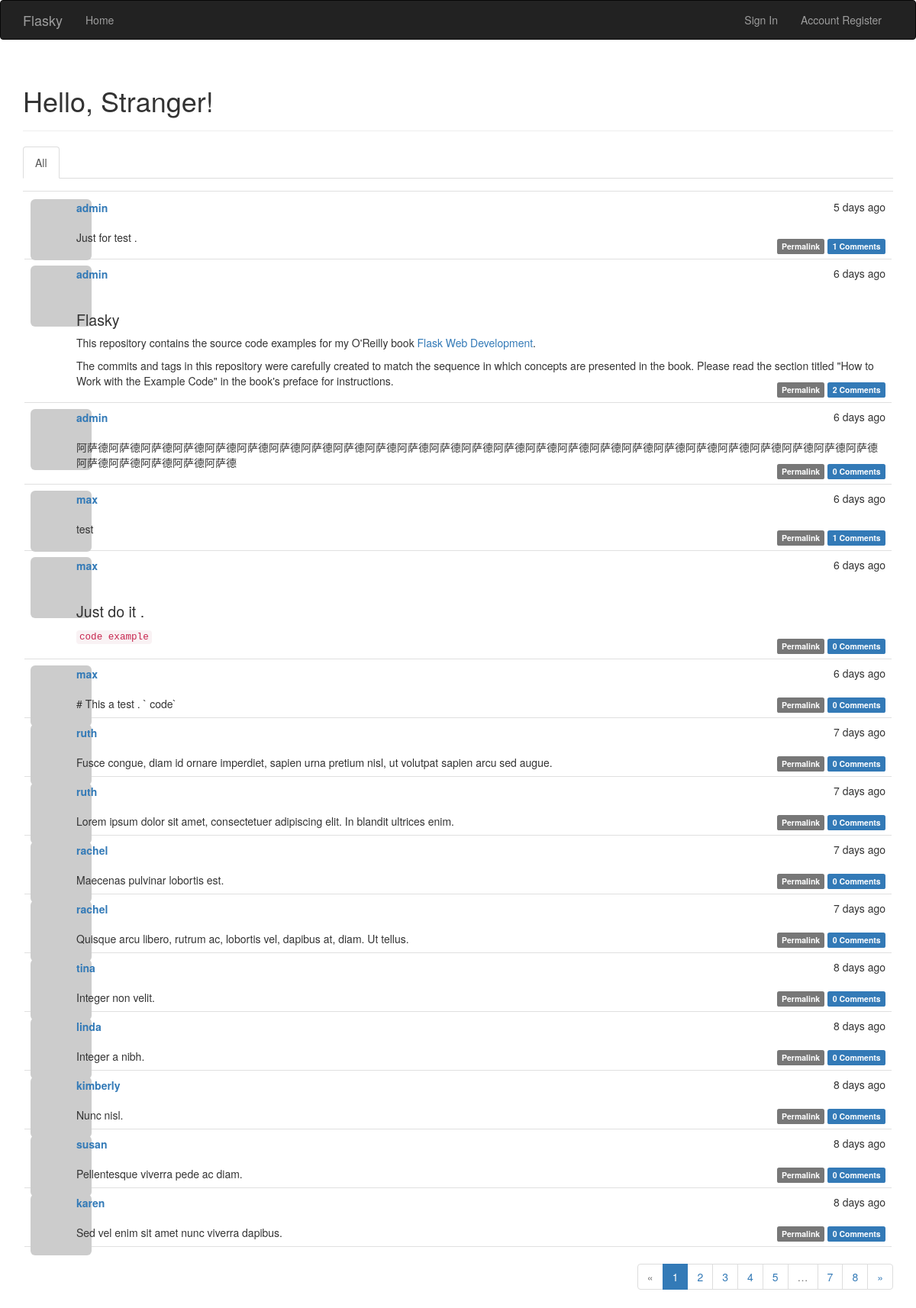
The page / on the database its author committed.
### app/models.py (models this page shows, shortened)
class Post(db.Model):
    __tablename__ = 'posts'
    id = db.Column(db.Integer, primary_key=True)
    body = db.Column(db.Text)
    timestamp = db.Column(db.DateTime, default=datetime.utcnow, index=True)
    author_id = db.Column(db.Integer, db.ForeignKey('users.id'))
    body_html = db.Column(db.Text)
    comments = db.relationship('Comment', backref='post', lazy='dynamic')

class User(UserMixin, db.Model):
    __tablename__ = 'users'
    id = db.Column(db.Integer, primary_key=True)
    email = db.Column(db.String(64), unique=True, index=True)
    username = db.Column(db.String(64), unique=True, index=True)
    role_id = db.Column(db.Integer, db.ForeignKey('roles.id'))
    password_hash = db.Column(db.String(128))
    confirmed = db.Column(db.Boolean, default=False)
    name = db.Column(db.String(64))
    location = db.Column(db.String(64))
    about_me = db.Column(db.Text())
    member_since = db.Column(db.DateTime, default=datetime.utcnow)
    last_seen = db.Column(db.DateTime, default=datetime.utcnow)
    avatar_hash = db.Column(db.String(32))
    posts = db.relationship('Post', backref='author', lazy='dynamic')
    followed = db.relationship('Follow', foreign_keys=[Follow.follower_id],
                               backref=db.backref('follower', lazy='joined'),
                               lazy='dynamic', cascade='all, delete-orphan')
    followers = db.relationship('Follow', foreign_keys=[Follow.followed_id],
                                backref=db.backref('followed', lazy='joined'),
                                lazy='dynamic', cascade='all, delete-orphan')
    comments = db.relationship('Comment', backref='author', lazy='dynamic')
    def gravatar(self, size=100, default='identicon', rating='g'):
        if request.is_secure:
            url = 'http://en.gravatar.com/avatar/'
        else:
            url = 'http://en.gravatar.com/avatar/'
        hash = self.avatar_hash or hashlib.md5(self.email.encode('utf-8')).hexdigest()
        return '{url}/{hash}?s={size}&d={default}&r={rating}'.format(
            url=url, hash=hash, size=size, default=default, rating=rating)
    @property
    def password(self):
        raise AttributeError('password is not a readable attribute')

### app/main/views.py (the view)
@main.route('/', methods=['POST', 'GET'])
def index():
    form = PostForm()
    if current_user.can(Permission.WRITE_ARTICLES) and form.validate_on_submit():
        post = Post(body=form.body.data, author=current_user._get_current_object())
        db.session.add(post)
        return redirect(url_for('main.index'))
    show_followed = False
    page = request.args.get('page', 1, type=int)
    if current_user.is_authenticated:
        show_followed = bool(request.cookies.get('show_followed', ''))
    if show_followed:
        query = current_user.followed_posts
    else:
        query = Post.query
    pagination = query.order_by(Post.timestamp.desc()).paginate(
        page, per_page=current_app.config['FLASKY_POSTS_PER_PAGE'],
        error_out=False)
    posts = pagination.items
    return render_template('index.html', form=form, posts=posts, pagination=pagination,
                           show_followed=show_followed)

### app/auth/views.py (called while the page is built)
@auth.before_app_request
def before_request():
    if current_user.is_authenticated:
        current_user.ping()
        if not current_user.confirmed and request.endpoint[:5] != 'auth.':
            return redirect(url_for('auth.unconfirmed'))

### app/main/__init__.py (called while the page is built)
@main.app_context_processor
def inject_permissions():
    return dict(Permission=Permission)

### app/main/views.py (called while the page is built)
@main.after_app_request
def after_request(response):
    for query in get_debug_queries():
        if query.duration >= current_app.config['FLASKY_SLOW_DB_QUERY_TIME']:
            current_app.logger.warning(
                'Slow query: %s\nParameters: %s\nDuration: %fs\nContext: %s\n'
                % (query.statement, query.parameters, query.duration, query.context))
    return response

### app/models.py (called while the page is built)
    def can(self, permissions):
        return False

    def is_administrator(selfs):
        return False

### app/templates/index.html (shortened to what this page needs)
{% extends "base.html" %}
{% import "bootstrap/wtf.html" as wtf %}
{% import "_macros.html" as macros %}
{% block page_content %}
<div class="page-header">
    <h1>Hello, {% if current_user.is_authenticated %}{{ current_user.username }}{% else %}Stranger{% endif %}!</h1>
</div>
<div class="post-tabs">
    <ul class="nav nav-tabs">
        <li {% if not show_followed %} class="active"{% endif %}><a href="{{ url_for('.show_all') }}">All</a></li>
    </ul>
    {% include '_posts.html' %}
</div>
{% if pagination %}
<div class="pagination">
    {{ macros.pagination_widget(pagination, '.index') }}
</div>
{% endif %}
{% endblock %}

### app/templates/_posts.html (shortened to what this page needs)
<ul class="posts">
{% for post in posts %}
<li class="post">
<div class="profile-thumbnail">
<a href="{{ url_for('.user', username=post.author.username) }}">
<img class="img-rounded profile-thumbnail"
src="{{ post.author.gravatar(size=48) }}">
</a>
</div>
<div class="post-date">{{ moment(post.timestamp).fromNow() }}</div>
<div class="post-author">
<a href="{{ url_for('.user', username=post.author.username) }}">
{{ post.author.username }}
</a>
</div>
<div class="post-body">
    {% if post.body_html %}
        {{ post.body_html|safe }}
    {% else %}
        {{ post.body }}
    {% endif %}
</div>
<div class="post-footer">
    <a href="{{ url_for('main.post', id=post.id) }}">
        <span class="label label-default">Permalink</span>
    </a>
    <a href="{{ url_for('.post', id=post.id) }}#comments">
        <span class="label label-primary">
        {{ post.comments.count() }} Comments
        </span>
    </a>
</div>
</li>
{% endfor %}
</ul>

### app/static/styles.css (style rules this page uses)
.profile-thumbnail { position: absolute; }
ul.posts { list-style-type: none; padding: 2px; margin: 16px 0px 0px 0px; border-top: 1px solid #e0e0e0; }
ul.posts li.post { padding: 8px; border-bottom: 1px solid #e0e0e0; }
div.post-date { float: right; }
div.post-author { font-weight: bold; position:relative; left:60px; top: 1px; }
div.post-body { position:relative; left: 60px; top: 20px; margin-right : 60px }
div.post-footer { position:relative; text-align: right; }
div.pagination { width: 100%; text-align: right; padding: 0px; margin: 0px; }
.post-body h1 { font-size: 140%; }

### rows shown on the page
Post: timestamp "5 days ago", author.username "admin", body_html "Just for test .", comments.count "1"
Post: timestamp "6 days ago", author.username "admin", body_html "Flasky This repository contains the source code examples for my O'Reilly book Flask Web Development . The commits and tags in this repository were carefully created to match the sequence in which concepts are presented in the book. Please read the section titled \"How to Work with the Example Code\" in the book's preface for instructions.", comments.count "2"
Post: timestamp "6 days ago", author.username "admin", body_html "阿萨德阿萨德阿萨德阿萨德阿萨德阿萨德阿萨德阿萨德阿萨德阿萨德阿萨德阿萨德阿萨德阿萨德阿萨德阿萨德阿萨德阿萨德阿萨德阿萨德阿萨德阿萨德阿萨德阿萨德阿萨德阿萨德阿萨德阿萨德阿萨德阿萨德", comments.count "0"
Post: timestamp "6 days ago", author.username "max", body_html "test", comments.count "1"
Post: timestamp "6 days ago", author.username "max", body_html "Just do it . code example", comments.count "0"
Post: timestamp "6 days ago", author.username "max", body "# This a test . ` code`", comments.count "0"
Post: timestamp "7 days ago", author.username "ruth", body "Fusce congue, diam id ornare imperdiet, sapien urna pretium nisl, ut volutpat sapien arcu sed augue.", comments.count "0"
Post: timestamp "7 days ago", author.username "ruth", body "Lorem ipsum dolor sit amet, consectetuer adipiscing elit. In blandit ultrices enim.", comments.count "0"
Post: timestamp "7 days ago", author.username "rachel", body "Maecenas pulvinar lobortis est.", comments.count "0"
Post: timestamp "7 days ago", author.username "rachel", body "Quisque arcu libero, rutrum ac, lobortis vel, dapibus at, diam. Ut tellus.", comments.count "0"
Post: timestamp "8 days ago", author.username "tina", body "Integer non velit.", comments.count "0"
Post: timestamp "8 days ago", author.username "linda", body "Integer a nibh.", comments.count "0"
Post: timestamp "8 days ago", author.username "kimberly", body "Nunc nisl.", comments.count "0"
Post: timestamp "8 days ago", author.username "susan", body "Pellentesque viverra pede ac diam.", comments.count "0"
Post: timestamp "8 days ago", author.username "karen", body "Sed vel enim sit amet nunc viverra dapibus.", comments.count "0"

### other values the page prints
{{ p }} "1"
{{ p }} "2" "3" "4" "5" "7" "8"
